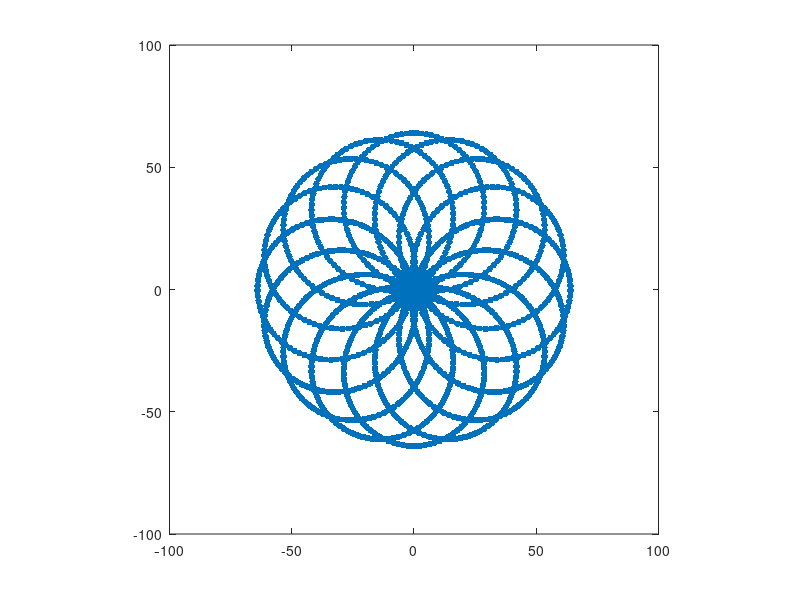

Recreate this plot in MATLAB. (Note: this script raises an error after producing the figure.)

close all
clear all
clc

N = 128; % The image will be NxN
sparsity = .2; % use only 50% on the K-Space data for CS
Tstar = 4*pi;
tvar = 1:5*pi:10*pi;
R2D2 = @(x,y,t) -t/Tstar;
FreqF = @(x,y,t) .25*(exp(-12*((y-.6).^2+x.^2))+exp(-12*((y+.6).^2+x.^2)))*t;
Window_Patch = 3;
n_inner = 10;
n_outer = 200;
n_inner_spa = 10;
n_outer_spa = 10;
n_inner_spa3 = 10;
n_outer_spa3 = 10;

mu = 1;
mu_spa = 1;
lambda = 100;

gamma_tv = 1;



% build an image of a SLP
[Y,X] = meshgrid(-1:2/N:1);
for tj = 1:length(tvar);
    nl = round(sparsity*(N+1)^2);
    t = 0:1/nl:1;
    t = t(:);
    omega1 = 40*pi;
    omega2 = 35*pi;
    wave_numberx = N*cos(omega1*t).*cos(omega2*t)/2;
    wave_numbery = N*cos(omega1*t).*sin(omega2*t)/2;
    plot(wave_numberx,wave_numbery,'.','MarkerSize',14)
    axis square
    kx = round(N*cos(omega1*t).*cos(omega2*t)/2)+N/2+1;
    ky = round(N*cos(omega1*t).*sin(omega2*t)/2)+N/2+1;
    k = [kx ky];
    rand_ind = unique(k,'rows');
    nl = size(rand_ind,1);
    mask = zeros(N+1);
    for j=1:nl
        mask(rand_ind(j,1),rand_ind(j,2)) = 1;
    end
    R = ifftshift(mask);
    
    Mag_Truth = make_shepp_logan_image(N+1).*exp(R2D2(X,Y,tvar(tj))+i*FreqF(X,Y,tvar(tj)));
    Mag_Truth = ifftshift(Mag_Truth);
    res_x=-1+(0:2*N-1)/N;
    h=res_x(2)-res_x(1);    %delta x
    res_xm = repmat(res_x(:),1,2*N);
    res_ym = repmat(res_x(:)',2*N,1);
    wave_number = -N/2:N/2;
    Mag_Res = make_shepp_logan_image(2*N).*exp(R2D2(res_xm,res_ym,tvar(tj))+i*FreqF(res_xm,res_ym,tvar(tj)));
    F = zeros(N+1);
    h_wait = waitbar(0,'Calculate FFT');
    S_N = length(wave_numberx);
    S = zeros(S_N,1);
    for jk = 1:S_N
        waitbar(jk/S_N,h_wait);
        S(jk)=sum(sum(Mag_Res.*exp(-i*(wave_numberx(jk)*pi*res_xm+wave_numbery(jk)*pi*res_ym))*h^2));
    end
    close(h_wait);
    k_m = round([wave_numberx(:) wave_numbery(:)]); 
    [k_nn,indr,indc] = unique(k_m,'rows');
    F_err = zeros(N+1);
    for jinf = 1:size(k_nn,1)
        cindx = k_nn(jinf,1);
        cindy = k_nn(jinf,2);
        use_ind = find(abs(wave_numberx-cindx)<Window_Patch &abs(wave_numbery-cindy)<Window_Patch);
        Fiterp = scatteredInterpolant(wave_numberx(use_ind),wave_numbery(use_ind),S(use_ind),'nearest');
%         us_ind = find(indc==jinf);
%         fc = mean(S(us_ind,:),1);
        cind = k_nn(jinf,:)+N/2+1;
        F(cind(1,1),cind(1,2)) = Fiterp(cindx,cindy);
%         F(cind(1,1),cind(1,2)) = fc;
%         F(cind(1,1),cind(1,2)) = sum(sum(Mag_Res.*exp(-i*(wave_number(cind(1,1))*pi*res_xm+wave_number(cind(1,2))*pi*res_ym))*h^2));
%         F_err(cind(1,1),cind(1,2)) = fc - F(cind(1,1),cind(1,2));
    end
%     F = F+F_err/2;
    
    F=.5^2*ifftshift(F)*(N+1);
    
    
    
    % build the sampling matrix, R
    
    
    
    
    
    % Recover the image
    % [recovered_TV, ce_TV] = SB(R,F, mu, lambda, gamma_tv,n_inner,n_outer,Mag_Truth);
    
    [recovered_TV, ce_TV] = SB_SPA(R,F, mu, lambda, gamma_tv,n_inner,n_outer,1,Mag_Truth);
    recovered_TV = fftshift(real(recovered_TV));
    recovered_Fourier = fftshift(real(ifft2((N+1)*R.*F)));
    Mag_Truth = fftshift(real(Mag_Truth));
    Er_F=abs(recovered_Fourier-Mag_Truth);
    Er_TV=abs(recovered_TV-Mag_Truth);
    
    clim_max = max(Er_F(:));
    clim_max = max(clim_max,max(Er_TV(:)));
    
    
    h=figure;
    imagesc(fftshift(R));
    axis off square
    colormap gray
    
    h=figure;
    imagesc(Mag_Truth);
    axis off square
    colormap gray
    
    h=figure;
    imagesc(recovered_Fourier);
    axis off square
    colormap gray
    
    disp(['Fourier Err: ',num2str(sqrt(sum(sum(Er_F.^2))))])
    disp(['TV Err: ',num2str(sqrt(sum(sum(Er_TV.^2))))])
    
    h=figure;
    imagesc(recovered_TV);
    axis off square
    colormap gray
    marker = 1;
end



